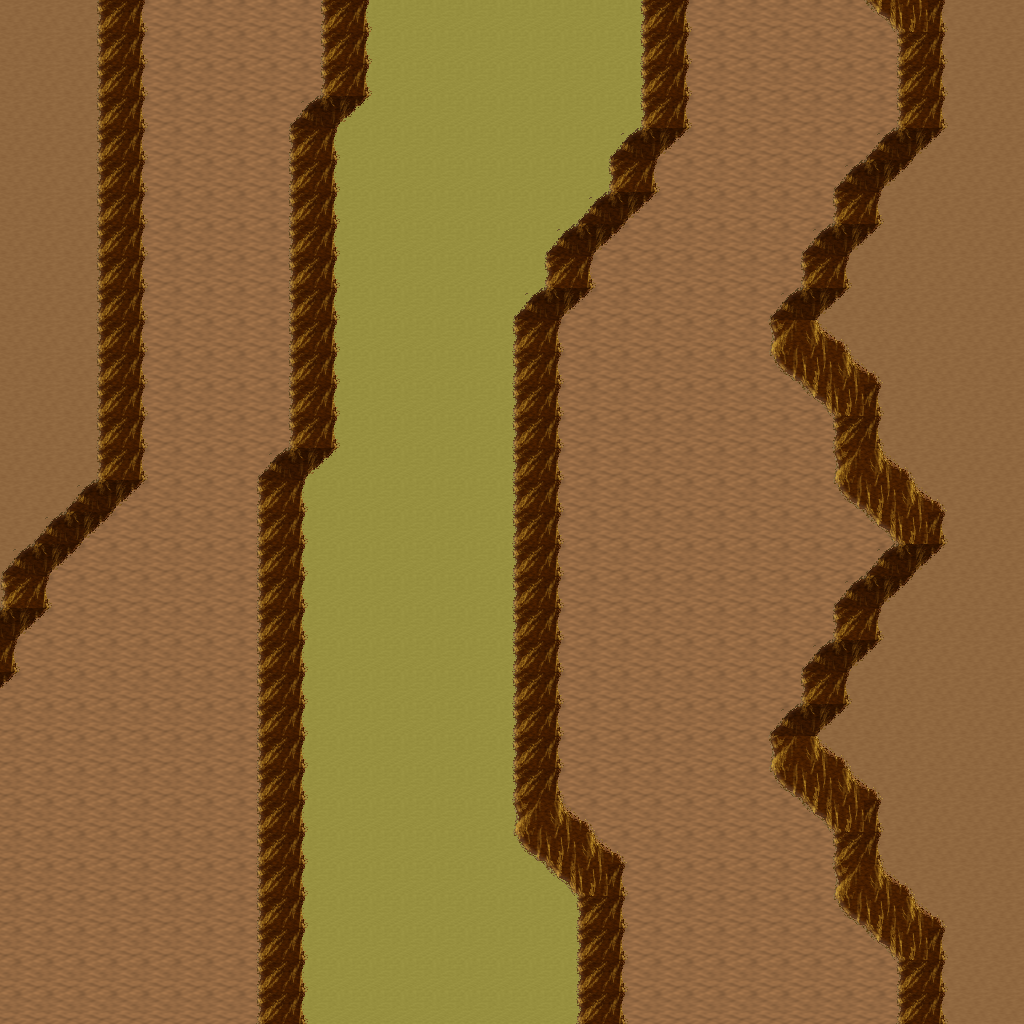

A level layout from a 2D game, rendered from its tile map. Below: a short description, then the map file with tile-grid data replaced by summaries:
An orthogonal 32x32 tile map with 32x32 px tiles, 5 tile layers (Ground, Objects, Objects2, Above, ...), 1 hidden layer not drawn, 8 tilesets.

<map version="1.10" tiledversion="1.11.0" orientation="orthogonal" renderorder="right-down" width="32" height="32" tilewidth="32" tileheight="32" infinite="0" nextlayerid="11" nextobjectid="1">
 <tileset firstgid="1" name="logic_collision" tilewidth="32" tileheight="32" tilecount="1" columns="1">
  <image source="../drawable/logic_collision.png" width="32" height="32" />
 </tileset>
 <tileset firstgid="2" name="ground_ground" tilewidth="32" tileheight="32" tilecount="33" columns="3">
  <image source="../drawable/ground_ground.png" width="96" height="352" />
 </tileset>
 <tileset firstgid="35" name="ground_ridge_earth_pale" tilewidth="32" tileheight="32" tilecount="96" columns="12">
  <image source="../drawable/ground_ridge_earth_pale.png" width="384" height="256" />
 </tileset>
 <tileset firstgid="131" name="ground_ridge_earth_dark" tilewidth="32" tileheight="32" tilecount="96" columns="12">
  <image source="../drawable/ground_ridge_earth_dark.png" width="384" height="256" />
 </tileset>
 <tileset firstgid="227" name="terrain_desert" tilewidth="32" tileheight="32" tilecount="88" columns="8">
  <image source="../drawable/terrain_desert.png" width="256" height="352" />
 </tileset>
 <tileset firstgid="315" name="plant_tree_tree_darkgreen" tilewidth="32" tileheight="32" tilecount="88" columns="8">
  <image source="../drawable/plant_tree_tree_darkgreen.png" width="256" height="352" />
 </tileset>
 <tileset firstgid="403" name="ground_sand_2" tilewidth="32" tileheight="32" tilecount="15" columns="5">
  <image source="../drawable/ground_sand_2.png" width="160" height="96" />
 </tileset>
 <tileset firstgid="418" name="plant_cactus_2" tilewidth="32" tileheight="32" tilecount="10" columns="5">
  <image source="../drawable/plant_cactus_2.png" width="160" height="64" />
 </tileset>
 <layer id="1" name="Ground" width="32" height="32">
  <data>[1024 cells, 1024 non-empty, 3 distinct tile ids]</data>
 </layer>
 <layer id="2" name="Objects" width="32" height="32">
  <data>[1024 cells, 272 non-empty, 11 distinct tile ids]</data>
 </layer>
 <layer id="3" name="Objects2" width="32" height="32">
  <data>[1024 cells, 0 non-empty, 0 distinct tile ids]</data>
 </layer>
 <layer id="4" name="Above" width="32" height="32">
  <data>[1024 cells, 0 non-empty, 0 distinct tile ids]</data>
 </layer>
 <layer id="5" name="Above2" width="32" height="32">
  <data>[1024 cells, 0 non-empty, 0 distinct tile ids]</data>
 </layer>
 <layer id="6" name="Walkable" width="32" height="32" visible="0">
  <data>[1024 cells, 126 non-empty, 1 distinct tile ids]</data>
 </layer>
 <objectgroup id="7" name="Mapevents" />
 <objectgroup id="8" name="Spawn" />
 <objectgroup id="9" name="Keys" />
 <objectgroup id="10" name="Replace" />
</map>
